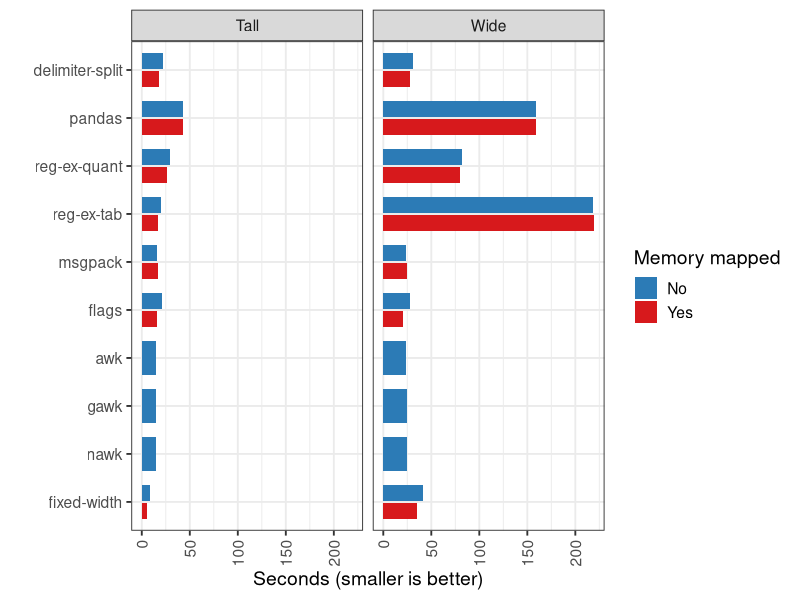
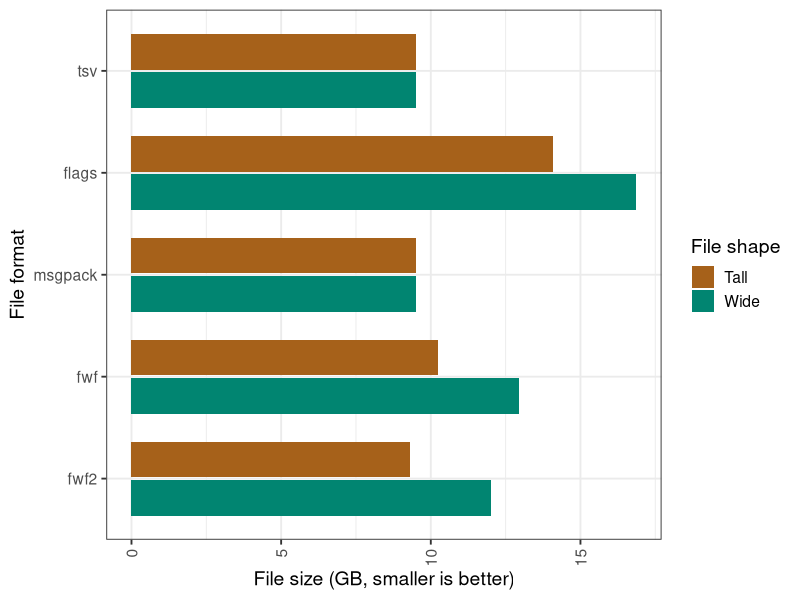
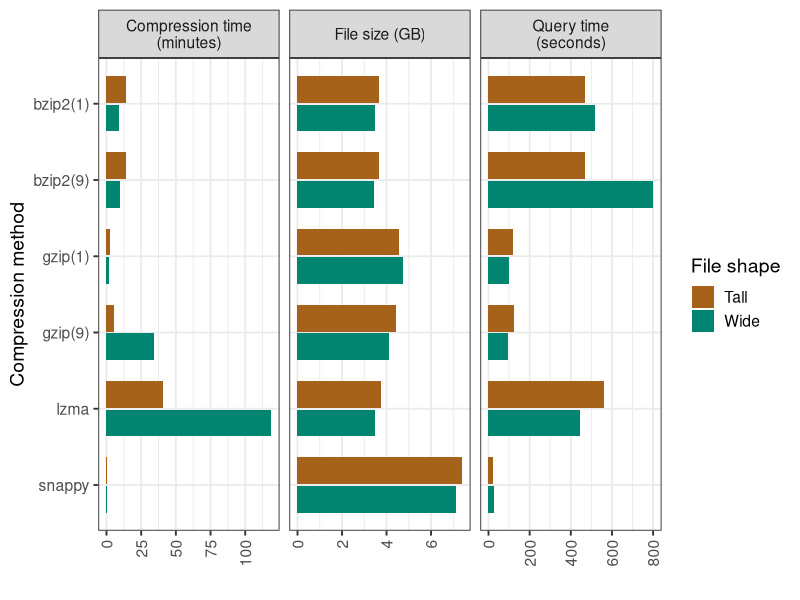
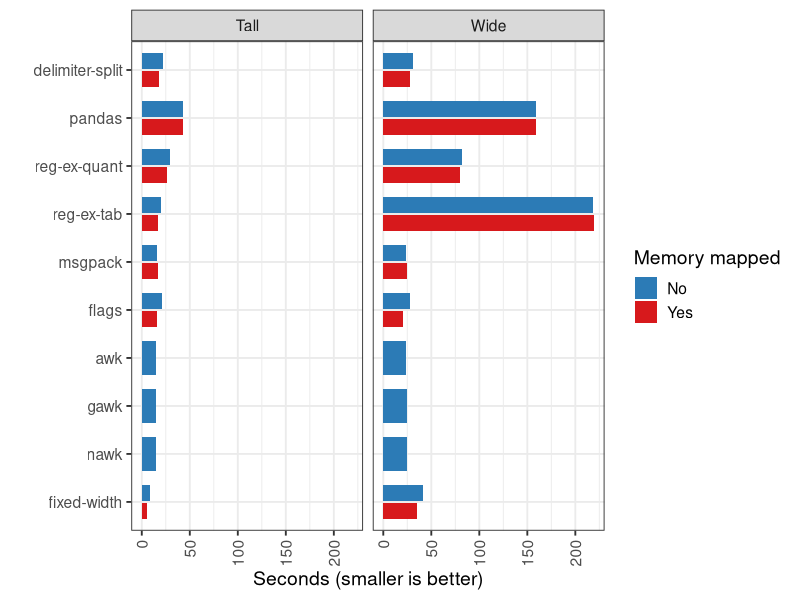
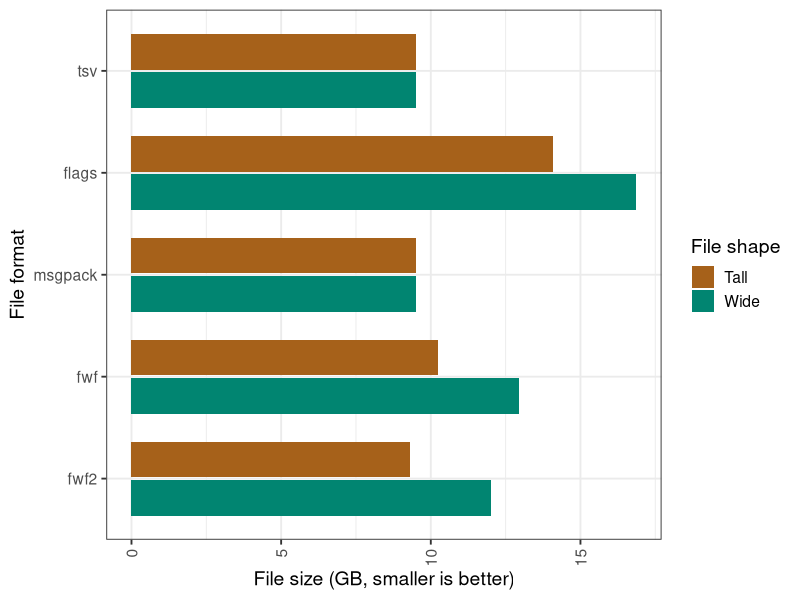
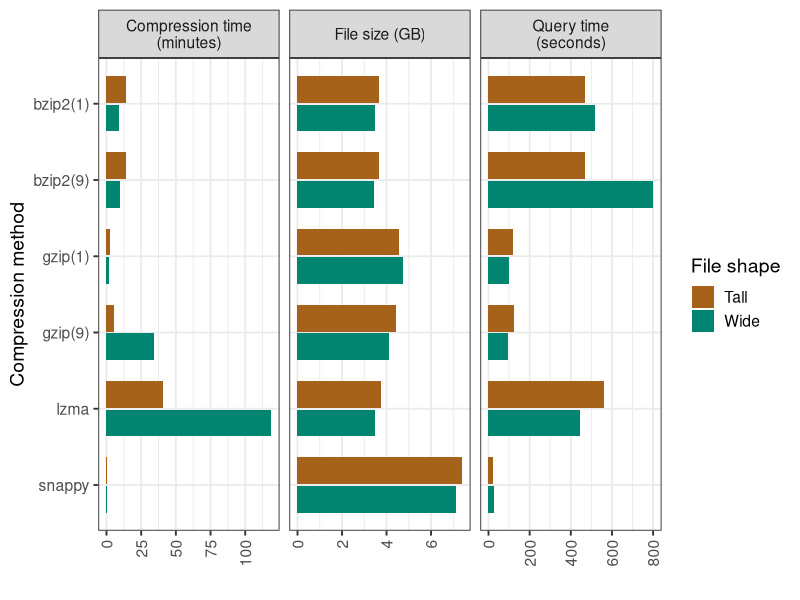

Here is the R script that generated these plots, in order: (Note: this script raises an error after producing the figures.)
## ---- chunk 1
knitr::opts_chunk$set(echo = TRUE)
## ---- chunk 2
#install.packages(c("readr", "ggplot2", "dplyr"))
## ---- chunk 3
library(ggplot2)
library(readr)
library(dplyr)
## ---- chunk 4
data = suppressMessages(read_tsv("Results/Query_Results.tsv")) %>%
  filter(NumDiscrete!=10) %>%
  mutate(`File shape`=factor(ifelse(NumDiscrete==100, "Tall", "Wide"))) %>%
  select(-NumDiscrete, -NumContinuous, -NumRows) %>%
  mutate(Description=replace(Description, Description=="TestSplit.py", "delimiter-split")) %>%
  mutate(Description=replace(Description, Description=="TestPandas.py", "pandas")) %>%
  mutate(Description=replace(Description, Description=="TestRegExQuantifiers.py", "reg-ex-quant")) %>%
  mutate(Description=replace(Description, Description=="TestRegExTabs.py", "reg-ex-tab")) %>%
  mutate(Description=replace(Description, Description=="TestMsgPack.py", "msgpack")) %>%
  mutate(Description=replace(Description, Description=="TestFlags.py", "flags")) %>%
  mutate(Description=replace(Description, Description=="TestAwk.py", "awk")) %>%
  mutate(Description=replace(Description, Description=="TestGawk.py", "gawk")) %>%
  mutate(Description=replace(Description, Description=="TestNawk.py", "nawk")) %>%
  mutate(Description=replace(Description, Description=="TestFixedWidth.py", "fixed-width")) %>%
  mutate(Description=factor(Description, levels=rev(unique(Description)))) %>%
  mutate(MemMap=replace(MemMap, MemMap==TRUE, "Yes")) %>%
  mutate(MemMap=replace(MemMap, MemMap==FALSE, "No")) %>%
  mutate(MemMap=factor(MemMap, levels=c("Yes", "No"))) %>%
  rename(Technique=Description, `Memory mapped`=MemMap)

ggplot(data, aes(x=Technique, y=Seconds, fill=`Memory mapped`)) +
  geom_bar(stat="identity", width=0.7, position = position_dodge(width=0.75)) +
  theme_bw(base_size = 14) +
  facet_wrap(~`File shape`, ncol = 2) +
  theme(axis.text.x = element_text(angle = 90, hjust = 1, vjust = 0.5)) +
  xlab("") +
  ylab("Seconds (smaller is better)") +
  scale_fill_manual("Memory mapped", values = c("No" = "#2c7bb6", "Yes" = "#d7191c")) +
  guides(fill=guide_legend(reverse=T)) +
  coord_flip()

ggsave("Figures/Slice.pdf", width = 6.5, height=2.5)
## ---- chunk 5
data = suppressMessages(read_tsv("Results/Uncompressed_File_Sizes.tsv")) %>%
  filter(NumDiscrete!=10) %>%
  mutate(`File shape`=factor(ifelse(NumDiscrete==100, "Tall", "Wide"))) %>%
  select(-NumDiscrete, -NumContinuous, -NumRows) %>%
  mutate(Extension=replace(Extension, Extension=="flag", "flags")) %>%
  mutate(Size=Size / 1024 / 1024 / 1024) %>%
  mutate(Extension=factor(Extension, levels=rev(unique(Extension)))) %>%
  mutate(`File shape`=factor(`File shape`, levels=rev(unique(`File shape`))))

ggplot(data, aes(x=Extension, y=Size, fill=`File shape`)) +
  geom_bar(stat="identity", width=0.7, position = position_dodge(width=0.75)) +
  theme_bw(base_size = 14) +
  theme(axis.text.x = element_text(angle = 90, hjust = 1, vjust = 0.5)) +
  xlab("File format") +
  ylab("File size (GB, smaller is better)") +
  scale_fill_manual("File shape", values = c("Tall" = "#a6611a", "Wide" = "#018571")) +
  guides(fill=guide_legend(reverse=T)) +
  coord_flip()

ggsave("Figures/Sizes.pdf", width = 6.25, height=2)
## ---- chunk 6
data = suppressMessages(read_tsv("Results/Query_Results_fwf2.tsv")) %>%
  arrange(Description) %>%
  filter(NumDiscrete!=10) %>%
  mutate(`File shape`=factor(ifelse(NumDiscrete==100, "Tall", "Wide"))) %>%
  select(-NumDiscrete, -NumContinuous, -NumRows)
## ---- chunk 7
compPaste = function(method, level)
{
  result = NULL
  
  for (i in 1:length(method))
  {
    if (method[i] == "lzma" || method[i] == "snappy") {
      result = c(result, method[i])
    } else {
      if (method[i] == "gz")
        method[i] = "gzip"
      if (method[i] == "bz2")
        method[i] = "bzip2"
      
      result = c(result, paste0(method[i], "(", level[i], ")"))
    }
  }
  
  return(result)
}

time_data = suppressMessages(read_tsv("Results/LineCompression_Times.tsv")) %>%
  mutate(File=basename(File)) %>%
  mutate(File=sub(".fwf2", "", File)) %>%
  filter(File != "10_90_1000") %>%
  mutate(File=replace(File, File=="100_900_1000000", "Tall")) %>%
  mutate(File=replace(File, File=="100000_900000_1000", "Wide")) %>%
  mutate(Method=compPaste(Method, Level)) %>%
  select(-Level) %>%
  rename(`File shape`=File, `Compression method`=Method) %>%
  mutate(Seconds=Seconds / 60) %>%
  rename(Value=Seconds) %>%
  mutate(Benchmark="Compression time\n(minutes)") %>%
  select(Benchmark, `Compression method`, `File shape`, Value)

size_data = suppressMessages(read_tsv("Results/Line_Compressed_File_Sizes.tsv")) %>%
  mutate(Method=compPaste(Method, Level)) %>%
  select(-Level) %>%
  filter(NumDiscrete != 10) %>%
  mutate(`File shape`=factor(ifelse(NumDiscrete==100, "Tall", "Wide"))) %>%
  select(-NumDiscrete, -NumContinuous, -NumRows) %>%
  mutate(Size=Size / 1024 / 1024 / 1024) %>%
  rename(`Compression method`=Method) %>%
  rename(Value=Size) %>%
  mutate(Benchmark="File size (GB)") %>%
  select(Benchmark, `Compression method`, `File shape`, Value)

query_data = suppressMessages(read_tsv("Results/Query_Results_fwf2_compressed.tsv")) %>%
  mutate(Method=compPaste(Method, Level)) %>%
  select(-Level) %>%
  filter(NumDiscrete != 10) %>%
  mutate(`File shape`=factor(ifelse(NumDiscrete==100, "Tall", "Wide"))) %>%
  select(-NumDiscrete, -NumContinuous, -NumRows) %>%
  rename(`Compression method`=Method) %>%
  rename(Value=Seconds) %>%
  mutate(Benchmark="Query time\n(seconds)") %>%
  select(Benchmark, `Compression method`, `File shape`, Value)

data = suppressWarnings(bind_rows(time_data, size_data, query_data)) %>%
  mutate(Benchmark=factor(Benchmark, levels=unique(Benchmark))) %>%
  mutate(`Compression method`=factor(`Compression method`, levels=rev(unique(`Compression method` )))) %>%
  mutate(`File shape`=factor(`File shape`, levels=rev(unique(`File shape`))))

ggplot(data, aes(x=`Compression method`, y=Value, fill=`File shape`)) +
  geom_bar(stat="identity", width=0.7, position = position_dodge(width=0.75)) +
  theme_bw(base_size = 14) +
  theme(axis.text.x = element_text(angle = 90, hjust = 1, vjust = 0.5)) +
  ylab("") +
  scale_fill_manual("File shape", values = c("Tall" = "#a6611a", "Wide" = "#018571")) +
  facet_wrap(~Benchmark, scales="free_x") +
  guides(fill=guide_legend(reverse=T)) +
  coord_flip()

ggsave("Figures/Compression.pdf", width = 6.5, height=3.7)
## ---- chunk 8
# Courtesy of: https://stackoverflow.com/questions/34096162/dplyr-mutate-replace-on-a-subset-of-rows/34096422
mutate_cond <- function(.data, condition, ..., new_init = NA, envir = parent.frame()) {
  # Initialize any new variables as new_init
  new_vars <- substitute(list(...))[-1]
  new_vars %<>% sapply(deparse) %>% names %>% setdiff(names(.data))
  .data[, new_vars] <- new_init

  condition <- eval(substitute(condition), .data, envir)
  .data[condition, ] <- .data %>% filter(condition) %>% mutate(...)
  .data
}

parseSeconds = function(raw)
{
  components = strsplit(raw, ":")[[1]]
  
  if (length(components) == 3) {
    hours = as.numeric(components[1])
    minutes = as.numeric(components[2])
    seconds = as.numeric(components[3]) + minutes * 60 + hours * 3600
  } else {
    minutes = as.numeric(components[1])
    seconds = as.numeric(components[2]) + minutes * 60
  }

  return(seconds)
}

parseSecondsAll = function(raw)
{
  sapply(raw, parseSeconds)
}

convertBytesToGB = function(x)
{
  x / 1024 / 1024 / 1024
}

convertKBToGB = function(x)
{
  x / 1024 / 1024
}

data = suppressMessages(read_tsv("Results/Results_Genotypes.tsv")) %>%
  mutate(DataPoints=log10(Dimensions^2)) %>%
  filter(Description %in% c("Size", "Query", "Elapsed (wall clock) time (h:mm:ss or m:ss)", "Maximum resident set size (kbytes)")) %>%
  mutate(Description=replace(Description, Description=="Size", "Data file size (GB)")) %>%
  mutate(Description=replace(Description, Description=="Query", "Query time (seconds)")) %>%
  mutate(Description=replace(Description, Description=="Elapsed (wall clock) time (h:mm:ss or m:ss)", "Transpose time (seconds)")) %>%
  mutate(Description=replace(Description, Description=="Maximum resident set size (kbytes)", "Transpose memory usage (GB)")) %>%
  mutate_cond(Description=="Transpose time (seconds)", Value=parseSecondsAll(Value)) %>%
  mutate(Value=as.numeric(Value)) %>%
  mutate_cond(Description=="Data file size (GB)", Value=convertBytesToGB(Value)) %>%
  mutate_cond(Description=="Transpose memory usage (GB)", Value=convertKBToGB(Value)) %>%
  mutate(Description=factor(Description, levels=unique(Description))) %>%
  select(-Dimensions)

min_data = group_by(data, Description) %>%
  summarize(MinValue=min(Value)) %>%
  ungroup()

data = inner_join(data, min_data, by="Description") %>%
  mutate(RatioValue=log10(Value / MinValue) + 1)

ggplot(data, aes(x=DataPoints, y=RatioValue, col=Description)) +
  geom_line() +
  geom_point() +
  theme_bw(base_size = 14) +
  xlab("Number of data points (log-10)") +
  ylab("Ratio vs. minimum (log-10)") +
  theme(axis.text.x = element_text(angle = 90, hjust = 1, vjust = 0.5)) +
  guides(col=FALSE) +
  scale_color_manual("", values = c("#0571b0", "#ca0020", "#5e3c99", "#e66101")) +
  facet_wrap(~Description)
#  facet_wrap(~Description, scales="free_y")

ggsave("Figures/Genotypes.pdf", width = 6.5, height=3)
